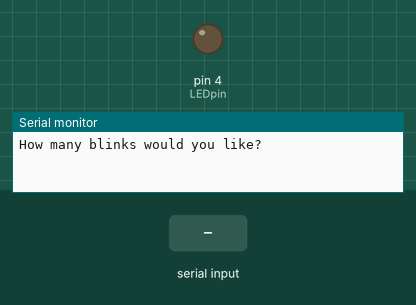
This sketch was run on a simulated Arduino Uno, built with avr-gcc and run on an emulated ATmega328P. Parts: output pins drawn as LEDs (lit = HIGH), the last lines printed to the serial monitor. Dashed ring = blinking. The test bench sets the inputs (shaded band).

Above: at 1.2 s.
1.3 s: "90,45\n" received over Serial
At 1.4 s:
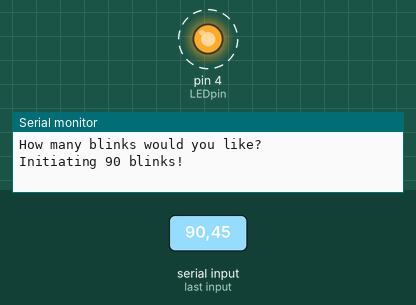
Timing chart, 0 to 10.3 s (numbered marks = the images above; inputs shaded):
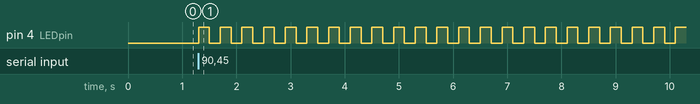

The sketch:

SerialReadLEDBlinker.ino
```cpp
int blinkNum;
int LEDpin = 4;
String msg1 = "How many blinks would you like?";
int j;
int delayTime = 200;

void setup() {
  // put your setup code here, to run once:
pinMode (LEDpin, OUTPUT);
Serial.begin(9600);
}

void loop() {
  // put your main code here, to run repeatedly:
Serial.println (msg1);
while (Serial.available ()==0){

}

blinkNum = Serial.parseInt();

Serial.print ("Initiating ");
Serial.print(blinkNum);
Serial.print(" blinks!");
Serial.println ( );
Serial.println ( );

for (j=1; j<=blinkNum; j=j+1){
  digitalWrite(LEDpin, HIGH);
  delay (delayTime);
  digitalWrite(LEDpin, LOW);
  delay (delayTime);
}
}
```

Measured:
- after the input at 1.3 s, pin 4 (LEDpin): alternates HIGH for 0.20 s and LOW for 0.20 s, starting at once
